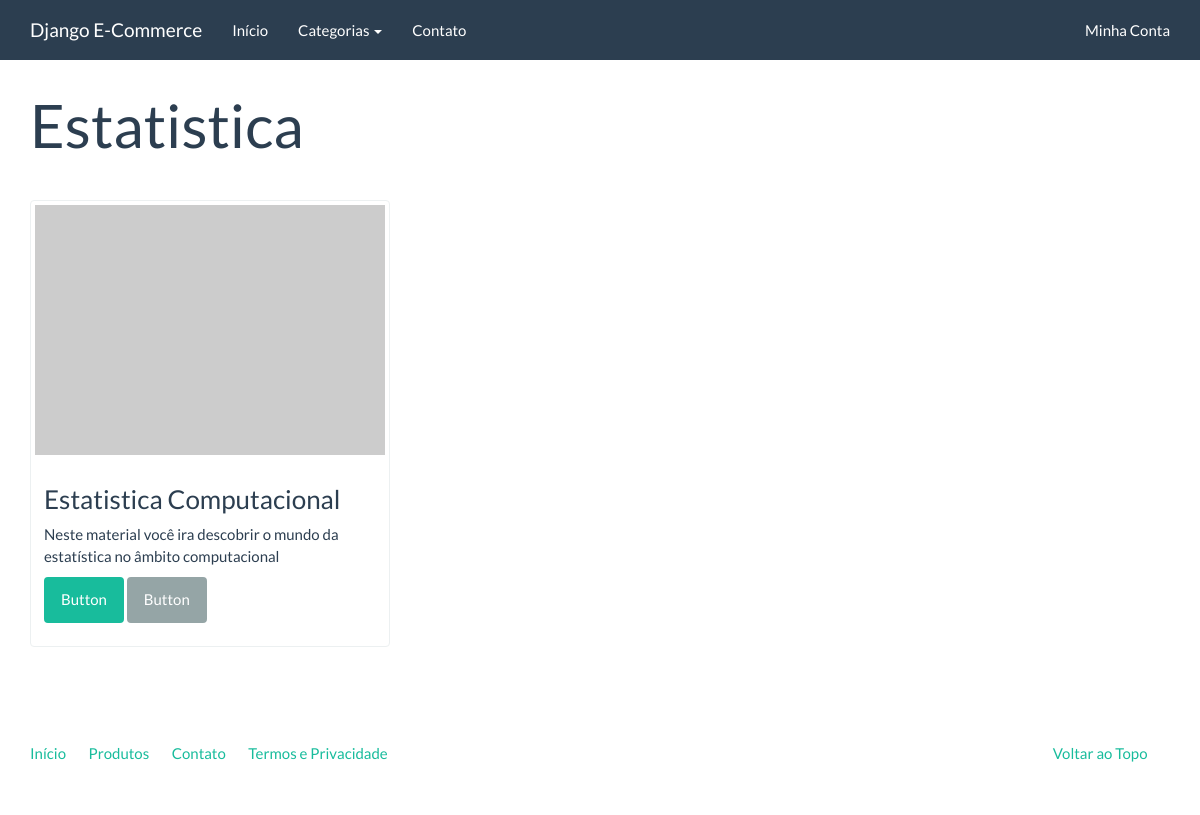
/produtos/estatistica/, run on the app's committed database.
### catalog/models.py (models this page shows)
class Category(models.Model):
    name = models.CharField(verbose_name='Nome',max_length=100)
    slug = models.SlugField('Identificador',max_length=100)
    created = models.DateTimeField('Criado em',auto_now_add=True)
    updated_at = models.DateTimeField('Modificado em',auto_now=True)
    class Meta:
        verbose_name = 'Categoria'
        verbose_name_plural = 'Categorias'
        '''se a ordem for decres colocar - na frente do campo'''
        ordering = ['name']
    def __str__(self):
        return self.name
    def get_absolute_url(self):
        return reverse('catalog:category',kwargs={'slug':self.slug})

class Product(models.Model):
    name = models.CharField(verbose_name='Nome',max_length=100)
    slug = models.SlugField('Identificador',max_length=100)
    '''um produto tem varias categorias'''
    category = models.ForeignKey('catalog.Category',verbose_name='Categoria')
    description = models.TextField('Descrição',blank=True)
    price = models.DecimalField('Preço',decimal_places=2,max_digits=8)
    created = models.DateTimeField('Criado em',auto_now_add=True)
    updated_at = models.DateTimeField('Modificado em',auto_now=True)
    class Meta:
        verbose_name = 'Produto'
        verbose_name_plural = 'Produtos'
        '''se a ordem for decres colocar - na frente do campo'''
        ordering = ['name']
    def __str__(self):
        return self.name

### catalog/views.py (the view)
# urls.py: url(r'^(?P<slug>[\w_-]+)/$',views.category,name='category'),
def category(request,slug):
    category = Category.objects.get(slug=slug)
    context = {
        'current_category':category,
        'product_list':Product.objects.filter(category=category),
    }
    return render(request,'catalog/category.html',context)

### catalog/context_processors.py (called while the page is built)
def categories(request):
    return{
        'categories':Category.objects.all()
    }

### catalog/templates/catalog/category.html (shortened to what this page needs)
{% extends "base.html" %}
{% block container %}
<div class="page-header">
    <h1>{{ current_category }}</h1>
</div>
<div class="row">
    {% for product in product_list %}
    <div class="col-sm-6 col-md-4">
        <div class="thumbnail">
            <a href="#">
                <img src="http://placehold.it/350x250" alt="" />
            </a>
            <div class="caption">
                <h3>{{ product }}</h3>
                {{ product.description|linebreaks }}
                <p><a href="#" class="btn btn-success" role="button">Button</a> <a href="#" class="btn btn-default" role="button">Button</a></p>
            </div>
        </div>
    </div>
    {% endfor %}
</div>
{% endblock %}

### data on the page
Category: name "Estatistica"
Product: name "Estatistica Computacional", description "Neste material você ira descobrir o mundo da estatística no âmbito computacional"
